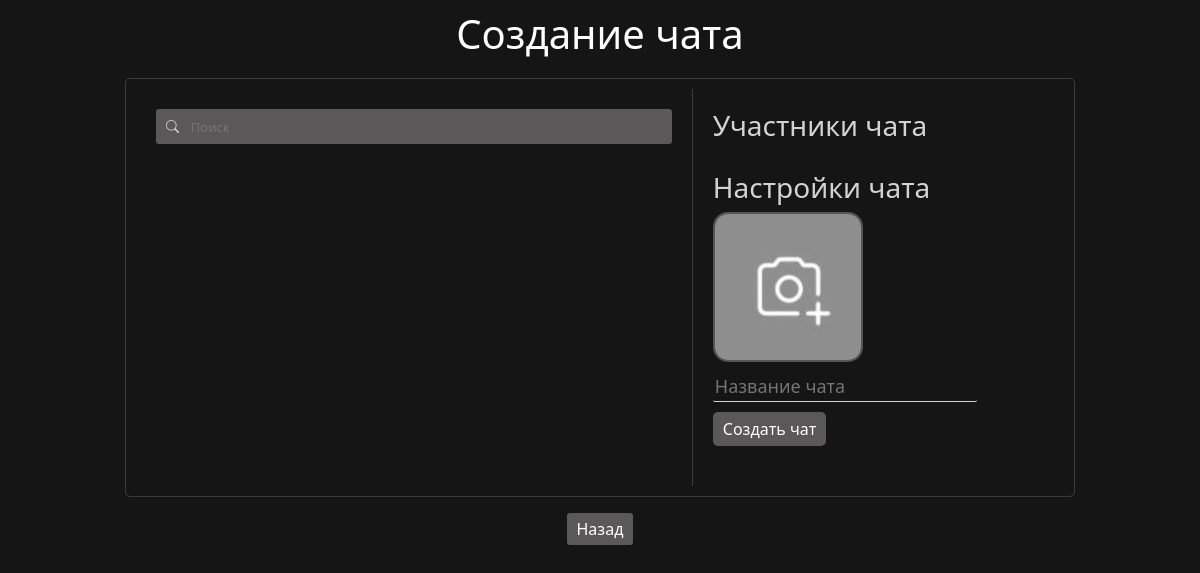
The app's page /create_chat (signed in), older data.
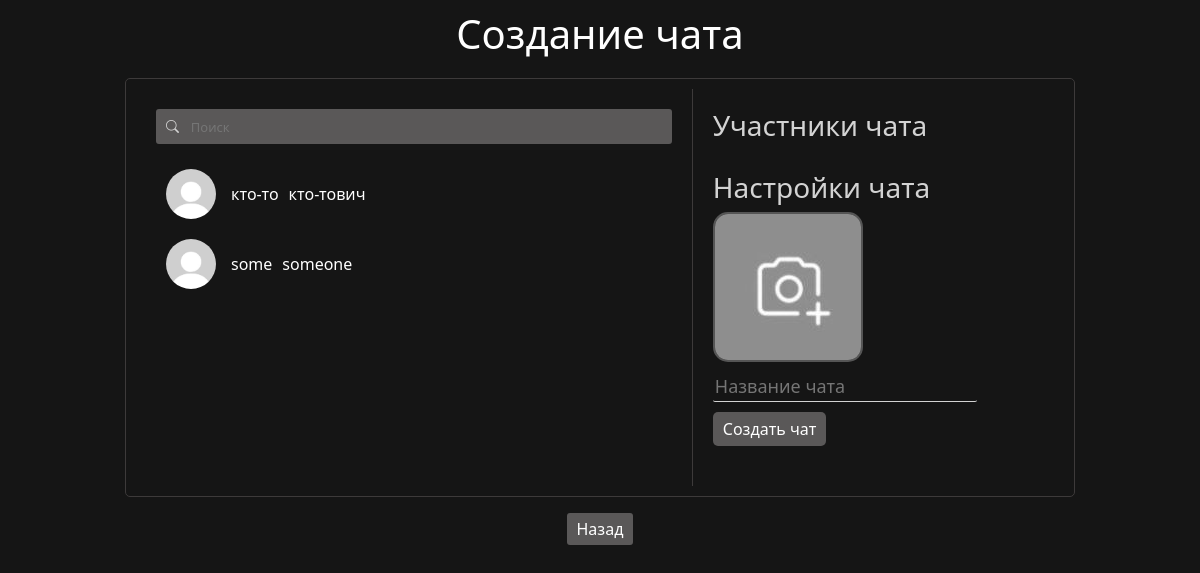
The same page, newer data.
### data/users.py (models this page shows, shortened)
class User(SqlAlchemyBase, UserMixin, SerializerMixin):
    __tablename__ = "users"
    id = sqlalchemy.Column(sqlalchemy.Integer, primary_key=True, autoincrement=True)
    surname = sqlalchemy.Column(sqlalchemy.String)
    name = sqlalchemy.Column(sqlalchemy.String)
    age = sqlalchemy.Column(sqlalchemy.Integer)
    city = sqlalchemy.Column(sqlalchemy.String)
    email = sqlalchemy.Column(sqlalchemy.String, unique=True)
    hashed_password = sqlalchemy.Column(sqlalchemy.String)
    post_ids = sqlalchemy.Column(sqlalchemy.String)
    comment_ids = sqlalchemy.Column(sqlalchemy.String)
    post_like_ids = sqlalchemy.Column(sqlalchemy.String)
    post_like_guide_category_ids = sqlalchemy.Column(sqlalchemy.String)
    post_like_ideas_category_ids = sqlalchemy.Column(sqlalchemy.String)
    post_like_mems_category_ids = sqlalchemy.Column(sqlalchemy.String)
    post_like_common_category_ids = sqlalchemy.Column(sqlalchemy.String)
    friends_ids = sqlalchemy.Column(sqlalchemy.String)
    friends_requests = sqlalchemy.Column(sqlalchemy.String)
    own_requests = sqlalchemy.Column(sqlalchemy.String)
    chats_ids = sqlalchemy.Column(sqlalchemy.String)
    img_profile = sqlalchemy.Column(sqlalchemy.String)
    img_avatar = sqlalchemy.Column(sqlalchemy.String)
    sex = sqlalchemy.Column(sqlalchemy.String)
    private_chat_ids = sqlalchemy.Column(sqlalchemy.String)
    modified_date = sqlalchemy.Column(sqlalchemy.DateTime, default=datetime.datetime.now)
    comments = orm.relationship("Comments", back_populates='user')
    posts = orm.relationship("Posts", back_populates='user')

### server.py (the view)
@app.route("/create_chat", methods=["GET", "POST"])
def create_chat():
    if not current_user.is_authenticated:
        return redirect("/")
    form = SerchUserForm()
    if form.validate_on_submit() and form.serch_user_id.data:
        return redirect(f"/id/{form.serch_user_id.data}")
    db_sess = db_session.create_session()
    friends = []
    if current_user.friends_ids:
        for i in str(current_user.friends_ids).split(","):
            friends.append(db_sess.query(User).filter(User.id == int(i)).first())
    html = f.render_template(r"create_chat.html", friends=friends)
    return html

### forms/serch_user.py
class SerchUserForm(FlaskForm):
    serch_user_id = StringField()

### data/db_session.py (called while the page is built)
def create_session() -> Session:
    global __factory
    return __factory()

### server.py (called while the page is built)
@login_manager.user_loader
def load_user(user_id):
    db_sess = db_session.create_session()
    return db_sess.query(User).get(user_id)

### templates/create_chat.html (shortened to what this page needs)
<!DOCTYPE html>
<html lang="en">
    <head>
        <link rel="stylesheet"
        href="https://cdn.jsdelivr.net/npm/bootstrap@5.0.0-beta1/dist/css/bootstrap.min.css"
>
            <link href="https://cdn.jsdelivr.net/npm/bootstrap@5.3.2/dist/css/bootstrap.min.css" rel="stylesheet">
        <link rel="stylesheet" href="https://cdn.jsdelivr.net/npm/bootstrap-icons@1.8.1/font/bootstrap-icons.css">
        <link rel="stylesheet" type="text/css" href="../static/css/style.css" />
    </head>
<body>
    <h1 style="text-align: center; color: white; margin-bottom: 20px; margin-top: 10px;">{% if members %}Редактирование чата{% else %}Создание чата{% endif %}</h1>
    <div class="create-chat-container">
        <div class="friends-list">
            <form style="position: static; top: 0; margin-bottom: 15px; width: 100%; display: flex; flex-direction: row;" class="serch-form" method="post" id="friend-form">
                <i style="margin-left: 0;" class="bi bi-search serch-img"></i><input class="serch friends-serch" type="text" placeholder="Поиск">
            </form>
            {% for i in friends %}
                <div class="friend-item" data-friend-id="{{i.id}}">
                    <div class="avatar-and-name-friend">
                        <div class="friend-avatar-box-create-chat">
                            <a href="/id/{{i.id}}"><img class="friend-avatar-create-chat" {% if i.img_avatar %} src="{{i.img_avatar}}" {% else %} src="../static/img/avatar.jpg" {% endif %} alt=""></a>
                        </div>
                        <p style="margin-right: 10px;" class="name-friend-create-chat">{{i.name}}</p>
                        <p class="name-friend-create-chat">{{i.surname}}</p>
                    </div>
                </div>
            {% endfor %}
        </div>
        <div class="chat-creation-panel">
            <div class="selected-friends">
                <h3 style="text-align: left;">Участники чата</h3>
            </div>
            <div style="text-align: left;" class="chat-details">
                <h3 style="text-align: left;">Настройки чата</h3>
                <div class="chat-avatar-upload">
                    <label for="chat-avatar">
                        <img id="chat-avatar-preview" {% if chat_avatar %} src="{{chat_avatar}}" {% else %} src="../static/img/chat.png" {% endif %} alt="Аватар чата">
                    </label>
                </div>
                <input style="margin-top: 10px; text-align: left;" type="text" class="chat-name" placeholder="Название чата" {% if chat_name %} value="{{chat_name}}" {% endif %}>
                <br>
                <button style="text-align: left;" class="create-chat-button">{% if members %}Изменить чат{% else %}Создать чат{% endif %}</button>
            </div>
        </div>
    </div>
    <div style="width: 100%; text-align: center; margin-top: 20px;"><a class="back-create-chat" href="/chats">Назад</a></div>
</body>
</html>

### static/css/style.css (style rules this page uses)
body { background-color: #151515; }
.serch-form { display: inline-block; }
.serch { box-sizing: border-box; border: none; background-color: #5a5858; color: lightgray; outline: 0; border-radius: 0px 3px 3px 0px; height: 35px; font-size: 13px; }
.serch-img { position: relative; display: inline-block; background-color: #5a5858; color: lightgray; border-radius: 3px 0px 0px 3px; height: 35px; width: 35px; text-align: center; line-height: 35px; font-size: 13px; margin-left: 20px; }
.friends-serch { width: 100%; }
.avatar-and-name-friend { display: flex; flex-direction: row; align-items: center; }
.create-chat-container { display: flex; width: 100%; min-width: 943.3px; max-width: 950px; max-height: 500px; margin: 0 auto; border: 1px solid #3d3a3a; border-radius: 5px; padding: 10px; }
.friends-list { max-height: 500px; overflow: auto; width: 60%; padding: 20px; border-right: 1px solid #3d3a3a; overflow-y: auto; }
.friend-item { display: flex; align-items: center; padding: 10px; cursor: pointer; transition: background-color 0.3s; }
.friend-avatar-box-create-chat { width: 50px; height: 50px; border-radius: 50%; overflow: hidden; margin-right: 15px; }
.friend-avatar-create-chat { width: 100%; height: 100%; object-fit: cover; }
.name-friend-create-chat { color: white; font-size: 16px; margin: 0; }
.chat-creation-panel { overflow: auto; width: 40%; padding: 20px; }
.chat-avatar-upload { position: relative; width: 150px; height: 1 }
.chat-avatar-upload { position: relative; overflow: hidden; width: 150px; height: 150px; border: 2px solid #555; border-radius: 15px; display: flex; justify-content: center; align-items: center; cursor: pointer; }
.selected-friends h3, .chat-details h3 { color: lightgray; }
.chat-name { margin-top: 10px; outline: none; border: none; color: lightgray; border-bottom: lightgray 1px solid; border-radius: 2px; background-color: transparent; }
.create-chat-button { border: none; margin-top: 10px; border-radius: 5px; padding: 5px 10px; color: white; background-color: #5a5858; }
.back-create-chat { color: white; text-decoration: none; background-color: #5a5858; border-radius: 3px; padding: 5px 10px; }
.chat-details { text-align: center; margin-bottom: 20px; }
.chat-name { font-size: 18px; margin: 0; }

Row changes from the older to the newer data that the page shows:
added User: name "кто-то", surname "кто-тович"
added User: name "some", surname "someone"
